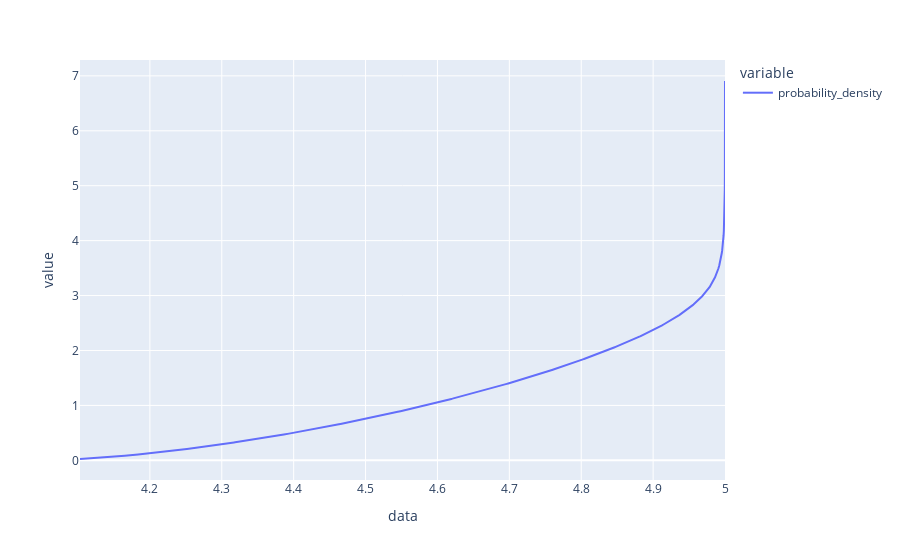

This figure's notebook cell:
### Code cell
import pandas as pd

pd.options.plotting.backend = "plotly"
pd.DataFrame({
    'data': sampled,
    'probability_density': probability_density
}).sort_values('data').set_index('data').plot()

### Figure 1 — Plotly figure (JSON) as saved in the notebook; plotly's stock layout.template omitted (floating-point values rounded to 4 significant figures; data arrays with more than 128 entries replaced by an {"elided": "..."} marker saying what was removed)
{"data": [{"hovertemplate": "variable=probability_density<br>data=%{x}<br>value=%{y}<extra></extra>", "legendgroup": "probability_density", "line": {"color": "#636efa", "dash": "solid"}, "marker": {"symbol": "circle"}, "mode": "lines", "name": "probability_density", "orientation": "v", "showlegend": true, "type": "scatter", "x": {"elided": "1000 float values"}, "xaxis": "x", "y": {"elided": "1000 float values"}, "yaxis": "y"}], "layout": {"legend": {"title": {"text": "variable"}, "tracegroupgap": 0}, "margin": {"t": 60}, "xaxis": {"anchor": "y", "domain": [0, 1], "title": {"text": "data"}}, "yaxis": {"anchor": "x", "domain": [0, 1], "title": {"text": "value"}}}}
